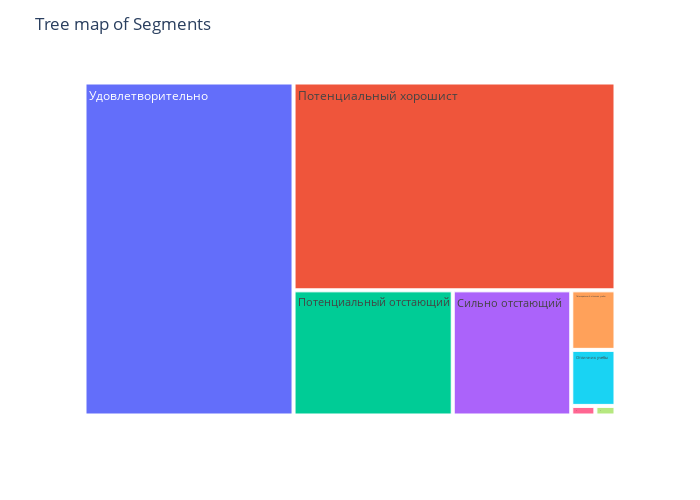

Here is the notebook cell this chart was saved with:
### Code cell
#Построим график
fig = px.treemap(segment_by, path=['Rang'], values='count_student')
fig.update_layout(title="Tree map of Segments", width=700, height=500,)
fig.show()

### Figure 1 — Plotly figure (JSON) as saved in the notebook; plotly's stock layout.template omitted (floating-point values rounded to 4 significant figures)
{"data": [{"branchvalues": "total", "domain": {"x": [0, 1], "y": [0, 1]}, "hovertemplate": "labels=%{label}<br>count_student=%{value}<br>parent=%{parent}<br>id=%{id}<extra></extra>", "ids": ["Отличник учебы", "Отстающий", "Потенциальный отличник учебы", "Потенциальный отстающий", "Потенциальный хорошист", "Сильно отстающий", "Удовлетворительно", "Хорошист"], "labels": ["Отличник учебы", "Отстающий", "Потенциальный отличник учебы", "Потенциальный отстающий", "Потенциальный хорошист", "Сильно отстающий", "Удовлетворительно", "Хорошист"], "name": "", "parents": ["", "", "", "", "", "", "", ""], "type": "treemap", "values": [321, 30, 341, 2582, 8671, 1923, 9020, 25]}], "layout": {"height": 500, "legend": {"tracegroupgap": 0}, "margin": {"t": 60}, "title": {"text": "Tree map of Segments"}, "width": 700}}
